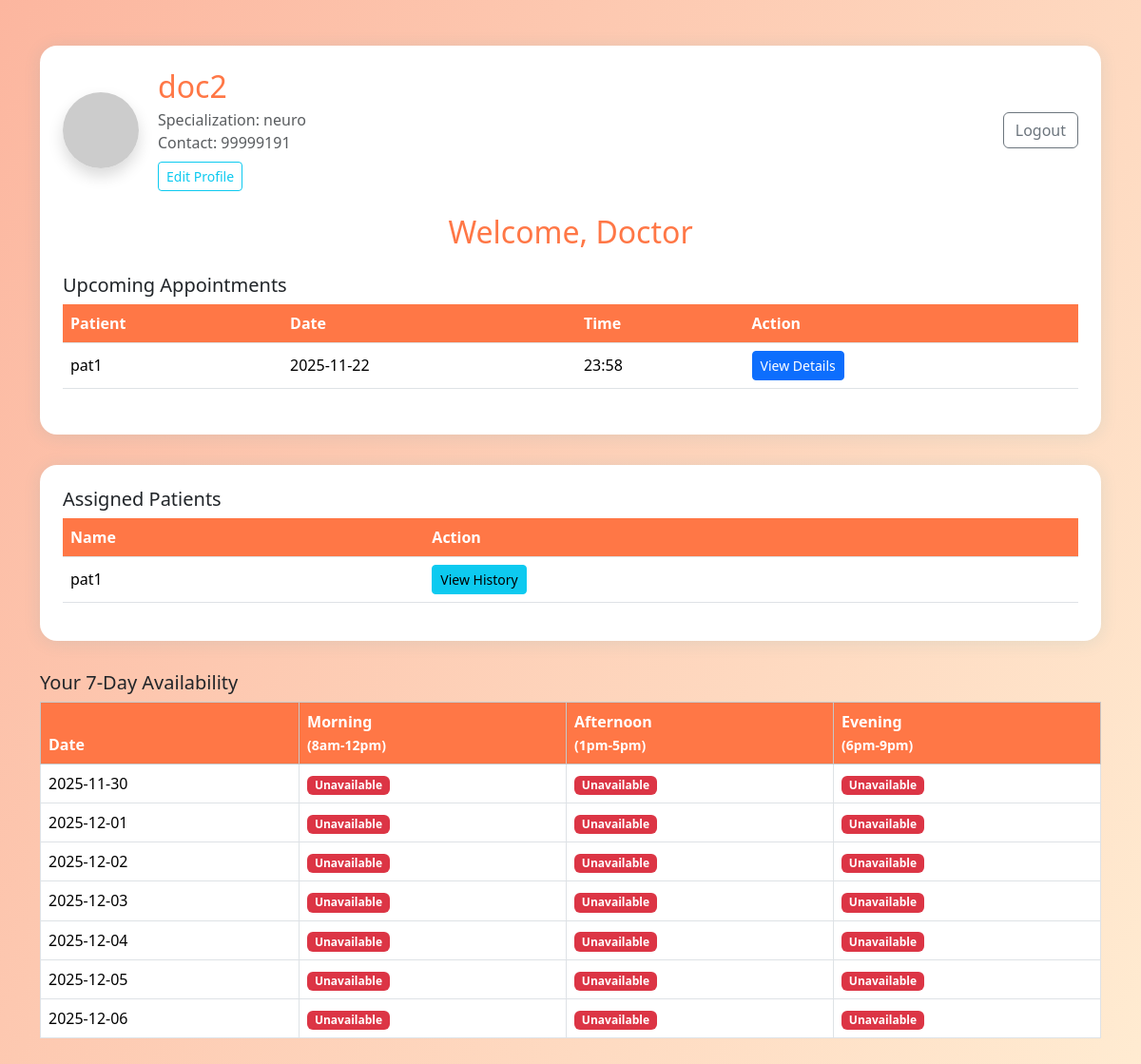
Page /doctor (signed in) on the committed database.
### tables this page shows
CREATE TABLE doctors (
    id INTEGER PRIMARY KEY,  -- links to users.id
    name TEXT NOT NULL,
    specialization TEXT NOT NULL, -- should match departments.name
    contact TEXT
);

CREATE TABLE appointments (
    id INTEGER PRIMARY KEY AUTOINCREMENT,
    doctor_id INTEGER NOT NULL,
    patient_id INTEGER NOT NULL,
    date TEXT NOT NULL,
    time TEXT NOT NULL,
    status TEXT NOT NULL CHECK(status IN ('Booked', 'Completed', 'Cancelled')),
    diagnosis TEXT,
    prescription TEXT,
    notes TEXT,
    FOREIGN KEY (doctor_id) REFERENCES users(id),
    FOREIGN KEY (patient_id) REFERENCES users(id)
);

CREATE TABLE users (
    id INTEGER PRIMARY KEY AUTOINCREMENT,
    username TEXT UNIQUE NOT NULL,
    password TEXT NOT NULL,
    role TEXT NOT NULL CHECK(role IN ('admin', 'doctor', 'patient'))
);

CREATE TABLE patients (
    id INTEGER PRIMARY KEY,  -- links to users.id
    name TEXT NOT NULL,
    contact TEXT
, age INTEGER, pfp TEXT);

### app.py (the view)
@app.route('/doctor')
def doctor_dashboard():
    if 'user_id' not in session or session.get('role') != 'doctor':
        return redirect(url_for('login'))
    user_id = session['user_id']
    db = get_db()
    doctor = db.execute('SELECT name, specialization, contact FROM doctors WHERE id = ?', (user_id,)).fetchone()
    doctor_name = doctor[0] if doctor else ''
    doctor_spec = doctor[1] if doctor else ''
    doctor_contact = doctor[2] if doctor else ''
    doctor_pfp = None # implement/upload if you add photo support
    appointments = db.execute('''
        SELECT a.id, u.username as patient_name, a.date, a.time
        FROM appointments a
        JOIN users u ON a.patient_id = u.id
        WHERE a.doctor_id = ? AND a.status = 'Booked'
        ORDER BY a.date, a.time
    ''', (user_id,)).fetchall()
    appointments = [dict(id=r[0], patient_name=r[1], date=r[2], time=r[3]) for r in appointments]
    today_str = date.today().isoformat()
    next_week = [(date.today() + timedelta(days=offset)).isoformat() for offset in range(7)]
    availabilities = db.execute(
        '''
        SELECT date, slot_morning, slot_afternoon, slot_evening
        FROM availabilities
        WHERE doctor_id=? AND date IN ({})
        ORDER BY date ASC
        '''.format(",".join("?"*len(next_week))),
        (user_id, *next_week)
    ).fetchall()
    avail_dict = {r[0]: r[1:] for r in availabilities}
    slots_display = []
    for d in next_week:
        slots = avail_dict.get(d, ("Unavailable", "Unavailable", "Unavailable"))
        slots_display.append((d, *slots))
    patients = db.execute('''
        SELECT DISTINCT p.id, p.name
        FROM patients p
        JOIN appointments a ON a.patient_id = p.id
        WHERE a.doctor_id = ?
    ''', (user_id,)).fetchall()
    patients = [dict(id=r[0], name=r[1]) for r in patients]
    return render_template('doctor_dashboard.html',
        doctor_name=doctor_name, doctor_spec=doctor_spec, doctor_contact=doctor_contact,
        doctor_pfp=doctor_pfp,
        appointments=appointments, patients=patients,slots_display=slots_display
    )

### app.py (called while the page is built)
def get_db():
    db = getattr(g, '_database', None)
    if db is None:
        db = g._database = sqlite3.connect(DATABASE)
    return db

@app.teardown_appcontext
def close_connection(exception):
    db = getattr(g, '_database', None)
    if db is not None:
        db.close()

### templates/doctor_dashboard.html (shortened to what this page needs)
<!doctype html>
<html lang="en">
<head>
    <link href="https://cdn.jsdelivr.net/npm/bootstrap@5.3.2/dist/css/bootstrap.min.css" rel="stylesheet">
</head>
<body>
    <div class="container py-5">
        <div class="dashboard-card p-4 bg-white">
            <div class="d-flex align-items-center mb-4" style="gap:20px;">
                <img src="{% if doctor_pfp %}/static/doctor_pfps/{{ doctor_pfp }}{% else %}https://ui-avatars.com/api/?name={{ doctor_name | urlencode }}&background=7e57c2&color=fff&size=80{% endif %}"
                    class="rounded-circle shadow" width="80" height="80" alt="Profile">
                <div>
                    <h2 class="mb-1">{{ doctor_name }}</h2>
                    <div class="text-muted">Specialization: {{ doctor_spec }}</div>
                    <div class="text-muted">Contact: {{ doctor_contact }}</div>
                    <a href="{{ url_for('doctor_edit_profile') }}" class="btn btn-sm btn-outline-info mt-2">Edit Profile</a>
                </div>
                <a href="{{ url_for('logout') }}" class="btn btn-outline-secondary ms-auto">Logout</a>
            </div>
            <h2 class="text-center mb-4">Welcome, Doctor</h2>
            <h5>Upcoming Appointments</h5>
            <table class="table table-hover align-middle mb-4">
                <thead>
                    <tr>
                        <th>Patient</th>
                        <th>Date</th>
                        <th>Time</th>
                        <th>Action</th>
                    </tr>
                </thead>
                <tbody>
                    {% for appt in appointments %}
                    <tr>
                        <td>{{ appt['patient_name'] }}</td>
                        <td>{{ appt['date'] }}</td>
                        <td>{{ appt['time'] }}</td>
                        <td><a href="{{ url_for('doctor_appointment_detail', appt_id=appt['id']) }}" class="btn btn-primary btn-sm">View Details</a>
</td>
                    </tr>
                    {% endfor %}
                </tbody>
            </table>
        </div>
        <div class="dashboard-card p-4 bg-white">
            <h5>Assigned Patients</h5>
            <table class="table table-hover align-middle">
                <thead>
                    <tr>
                        <th>Name</th>
                        <th>Action</th>
                    </tr>
                </thead>
                <tbody>
                    {% for patient in patients %}
                    <tr>
                        <td>{{ patient['name'] }}</td>
                        <td><a href="{{ url_for('doctor_patient_history', patient_id=patient['id']) }}" class="btn btn-info btn-sm">View History</a>
</td>
                    </tr>
                    {% endfor %}
                </tbody>
            </table>
        </div>
         <h5 class="mt-4">Your 7-Day Availability</h5>
<table class="table table-bordered">
  <thead class="table-light">
    <tr>
      <th>Date</th>
      <th>Morning<br><small>(8am-12pm)</small></th>
      <th>Afternoon<br><small>(1pm-5pm)</small></th>
      <th>Evening<br><small>(6pm-9pm)</small></th>
    </tr>
  </thead>
  <tbody>
    {% for row in slots_display %}
    <tr>
      <td>{{ row[0] }}</td>
      <td>
        {% if row[1]=="available" %}
          <span class="badge bg-success">Available</span>
        {% else %}
          <span class="badge bg-danger">Unavailable</span>
        {% endif %}
      </td>
      <td>
        {% if row[2]=="available" %}
          <span class="badge bg-success">Available</span>
        {% else %}
          <span class="badge bg-danger">Unavailable</span>
        {% endif %}
      </td>
      <td>
        {% if row[3]=="available" %}
          <span class="badge bg-success">Available</span>
        {% else %}
          <span class="badge bg-danger">Unavailable</span>
        {% endif %}
      </td>
    </tr>
    {% endfor %}
  </tbody>
</table>
    </div>
</body>
</html>

### templates/doctor_dashboard.html (style rules this page uses)
body { background: linear-gradient(120deg, #fcb69f 0%, #ffecd2 100%); }
.dashboard-card { border-radius: 18px; box-shadow: 0 2px 18px rgba(33,147,176,0.12); margin-bottom: 2rem; }
h2 { color: #ff7746; }
.table th { background-color: #ff7746; color: white; }

### rows in the picture
doctors: name "doc2", specialization "neuro", contact "99999191"
appointments: patient_name "pat1", date "2025-11-22", time "23:58"
patients: name "pat1"

### other values in the picture
{{ row[0] }} "2025-11-30" "2025-12-01" "2025-12-02" "2025-12-03" "2025-12-04" "2025-12-05" "2025-12-06"
